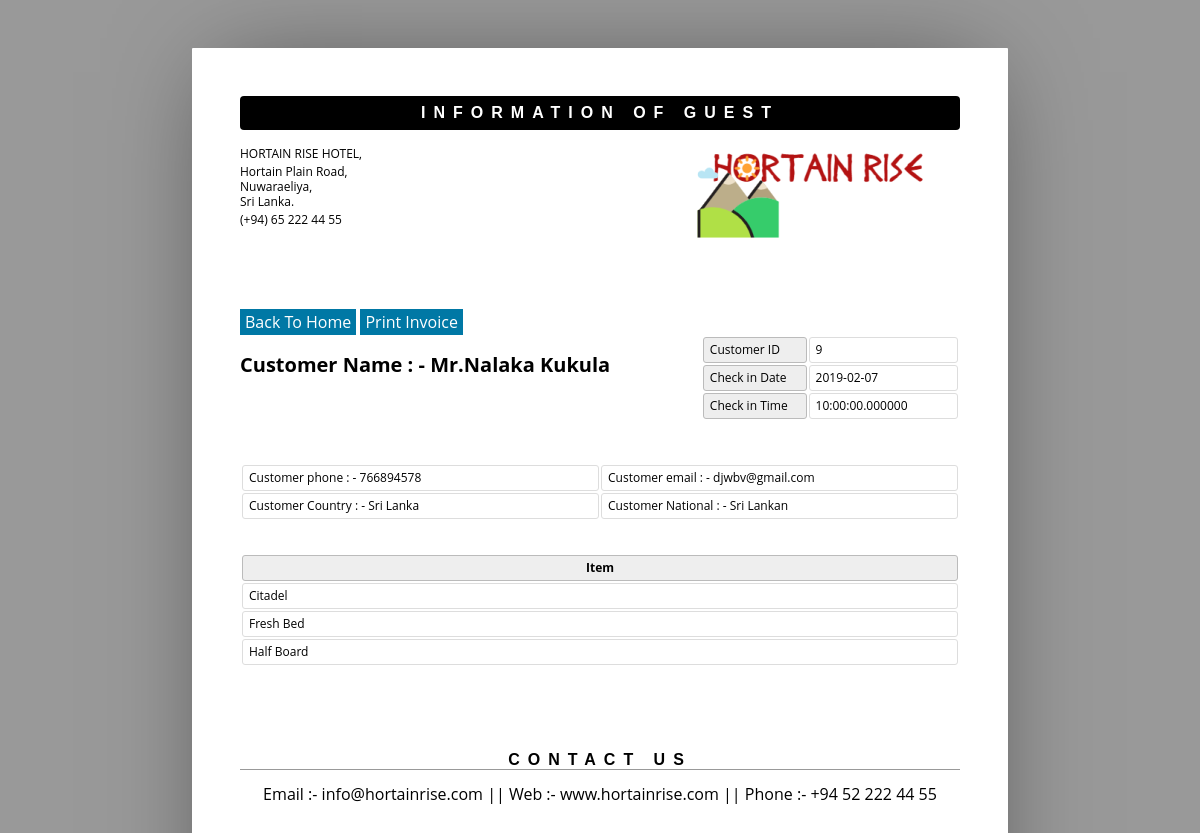
/admin/showpaybanquet.php, run on an earlier commit of the app's database.
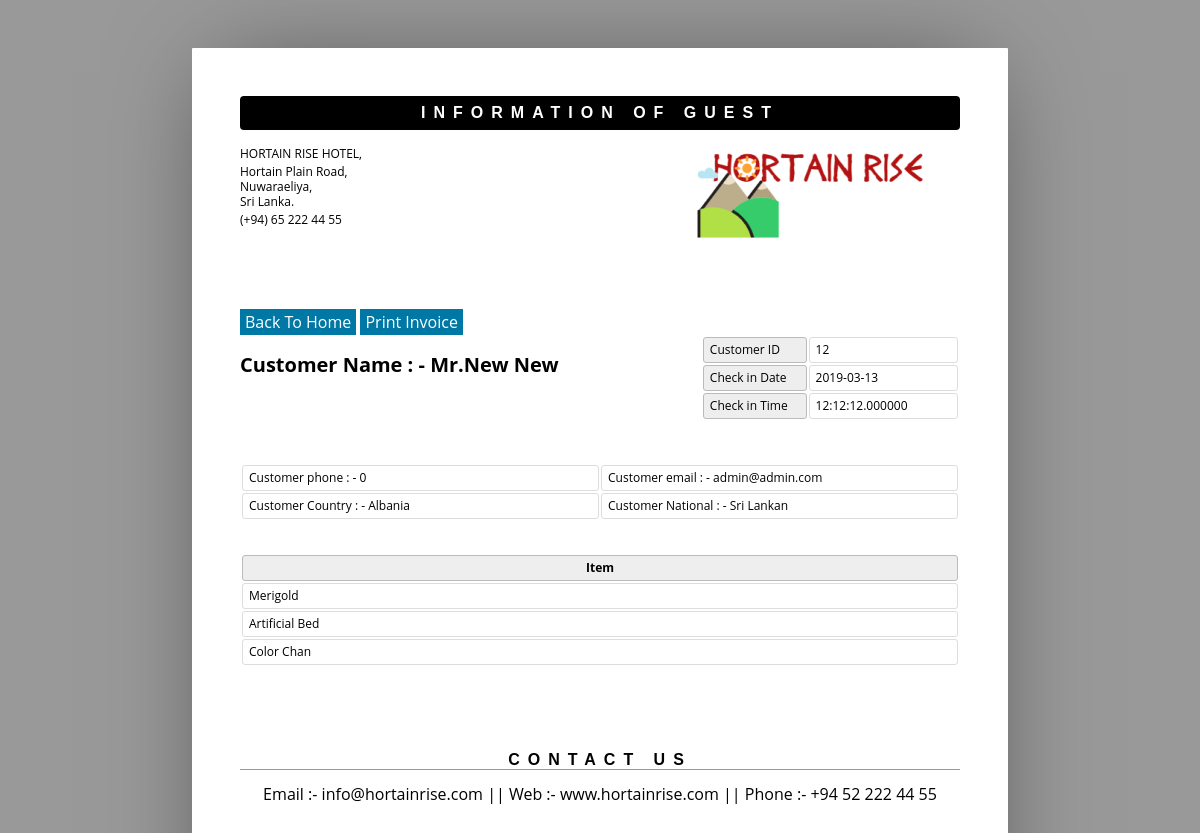
And on a later commit of the database.
### tables this page shows
CREATE TABLE `banquetbook` (
  `id` int(10) NOT NULL,
  `Title` varchar(50) NOT NULL,
  `FName` varchar(50) NOT NULL,
  `LName` varchar(50) NOT NULL,
  `Email` varchar(25) NOT NULL,
  `National` varchar(15) NOT NULL,
  `Country` varchar(15) NOT NULL,
  `Phone` int(10) NOT NULL,
  `THall` varchar(15) NOT NULL,
  `Farrange` varchar(10) NOT NULL,
  `NRoom` int(5) NOT NULL,
  `Light` varchar(10) NOT NULL,
  `cinDate` date NOT NULL,
  `cinTime` time(6) NOT NULL,
  `stat` varchar(20) NOT NULL,
  `nodays` varchar(20) NOT NULL
);

### admin/showpaybanquet.php (the view, shortened to what this page needs)
<?php
include('db.php');
$getid = "SELECT max(id) as id FROM banquetbook";
$result2 = mysqli_query($con, $getid);
$row = mysqli_fetch_array($result2, MYSQLI_ASSOC);
$sid = $row['id'];
?>
<html id="body">
    <head>
    </head>
    <body>
        <?php
        include ('db.php');
        $pid = $sid;
        $sql = "select * from banquetbook where id = '$pid' ";
        $re = mysqli_query($con, $sql);
        while ($row = mysqli_fetch_array($re)) {
            $id = $row['id'];
            $title = $row['Title'];
            $Fname = $row['FName'];
            $lname = $row['LName'];
            $email = $row['Email'];
            $National = $row['National'];
            $country = $row['Country'];
            $phone = $row['Phone'];
            $thall = $row['THall'];
            $farrange = $row['Farrange'];
            $light = $row['Light'];
            $cindate = $row['cinDate'];
            $cintime = $row['cinTime'];
        }
        ?>
        <header>
            <h1>Information of Guest</h1>
            <address >
                <p>HORTAIN RISE HOTEL,</p>
                <p>Hortain Plain Road,<br>Nuwaraeliya,<br>Sri Lanka.</p>
                <p>(+94) 65 222 44 55</p>
            </address>
            <span><img alt="" src="assets/img/hortain.png"></span>
        </header>
        <form method="post" action="banquetPay.php">
            <a href="../"><input type="button" style="background: #0078A5; color: #fff; padding: 5px"   name="add" value="Back To Home" class="btn btn-primary"> </a>
            <input type="button" style="background: #0078A5; color: #fff; padding: 5px" onclick="printel()" name="add" value="Print Invoice" class="btn btn-primary">
        </form>
        <article>
            <address >
                <p><br></p>
                <p>Customer Name  : -  <?php echo $title . $Fname . " " . $lname; ?><br></p>
            </address>
            <table class="meta">
                <tr>
                    <th><span >Customer ID</span></th>
                    <td><span ><?php echo $id; ?></span></td>
                </tr>
                <tr>
                    <th><span >Check in Date</span></th>
                    <td><span ><?php echo $cindate; ?> </span></td>
                </tr>
                <tr>
                    <th><span >Check in Time</span></th>
                    <td><span ><?php echo $cintime; ?> </span></td>
                </tr>
            </table>
            <table >
                <tr>
                    <td>Customer phone : -  <?php echo $phone; ?> </td>
                    <td>Customer email : -  <?php echo $email; ?> </td>
                </tr>
                <tr>
                    <td>Customer Country : -  <?php echo $country; ?> </td>
                    <td>Customer National : -  <?php echo $National; ?> </td>
                </tr>
            </table>
            <br>
            <br>
            <table class="inventory">
                <thead>
                    <tr>
                        <th><span >Item</span></th>
                    </tr>
                </thead>
                <tbody>
                    <tr>
                        <td><span ><?php echo $thall; ?></span></td>
                    </tr>
                    <tr>
                        <td><span ><?php echo $farrange; ?>  Bed </span></td>
                    </tr>
                    <tr>
                        <td><span ><?php echo $light; ?>  </span></td>
                    </tr>
                </tbody>
            </table>
        </article>
        <aside>
            <h1><span >Contact us</span></h1>
            <div >
                <p align="center">Email :- info@hortainrise.com || Web :- www.hortainrise.com || Phone :- +94 52 222 44 55 </p>
            </div>
        </aside>
    </body>
</html>

### admin/showpaybanquet.php (style rules this page uses)
* { border: 0; box-sizing: content-box; color: inherit; font-family: inherit; font-size: inherit; font-style: inherit; font-weight: inherit; line-height: inherit; list-style: none; margin: 0; padding: 0; text-decoration: none; vertical-align: top; }
h1 { font: bold 100% sans-serif; letter-spacing: 0.5em; text-align: center; text-transform: uppercase; }
table { font-size: 75%; table-layout: fixed; width: 100%; }
table { border-collapse: separate; border-spacing: 2px; }
th, td { border-width: 1px; padding: 0.5em; position: relative; text-align: left; }
th, td { border-radius: 0.25em; border-style: solid; }
th { background: #EEE; border-color: #BBB; }
td { border-color: #DDD; }
html { font: 16px/1 'Open Sans', sans-serif; overflow: auto; padding: 0.5in; }
html { background: #999; cursor: default; }
body { box-sizing: border-box; height: 11in; margin: 0 auto; overflow: hidden; padding: 0.5in; width: 8.5in; }
body { background: #FFF; border-radius: 1px; box-shadow: 0 0 1in -0.25in rgba(0, 0, 0, 0.5); }
header { margin: 0 0 3em; }
header:after { clear: both; content: ""; display: table; }
header h1 { background: #000; border-radius: 0.25em; color: #FFF; margin: 0 0 1em; padding: 0.5em 0; }
header address { float: left; font-size: 75%; font-style: normal; line-height: 1.25; margin: 0 1em 1em 0; }
header address p { margin: 0 0 0.25em; }
header span, header img { display: block; float: right; }
header span { margin: 0 0 1em 1em; max-height: 25%; max-width: 60%; position: relative; }
header img { max-height: 100%; max-width: 100%; }
article, article address, table.meta, table.inventory { margin: 0 0 3em; }
article:after { clear: both; content: ""; display: table; }
article address { float: left; font-size: 125%; font-weight: bold; }
table.meta, table.balance { float: right; width: 36%; }
table.meta:after, table.balance:after { clear: both; content: ""; display: table; }
table.meta th { width: 40%; }
table.meta td { width: 60%; }
table.inventory { clear: both; width: 100%; }
table.inventory th { font-weight: bold; text-align: center; }
table.inventory td:nth-child(1) { width: 26%; }
aside h1 { border: none; border-width: 0 0 1px; margin: 0 0 1em; }
aside h1 { border-color: #999; border-bottom-style: solid; }

What changed in the data, as far as the page shows it:
no longer on this page (row edited): banquetbook: Title "Mr.", FName "Nalaka", LName "Kukula", id "9", cinDate "2019-02-07", cinTime "10:00:00.000000", Phone "766894578", Email "djwbv@gmail.com", Country "Sri Lanka", National "Sri Lankan", THall "Citadel", Farrange "Fresh", Light "Half Board"
added banquetbook: Title "Mr.", FName "New", LName "New", id "12", cinDate "2019-03-13", cinTime "12:12:12.000000", Phone "0", Email "admin@admin.com", Country "Albania", National "Sri Lankan", THall "Merigold", Farrange "Artificial", Light "Color Chan"
